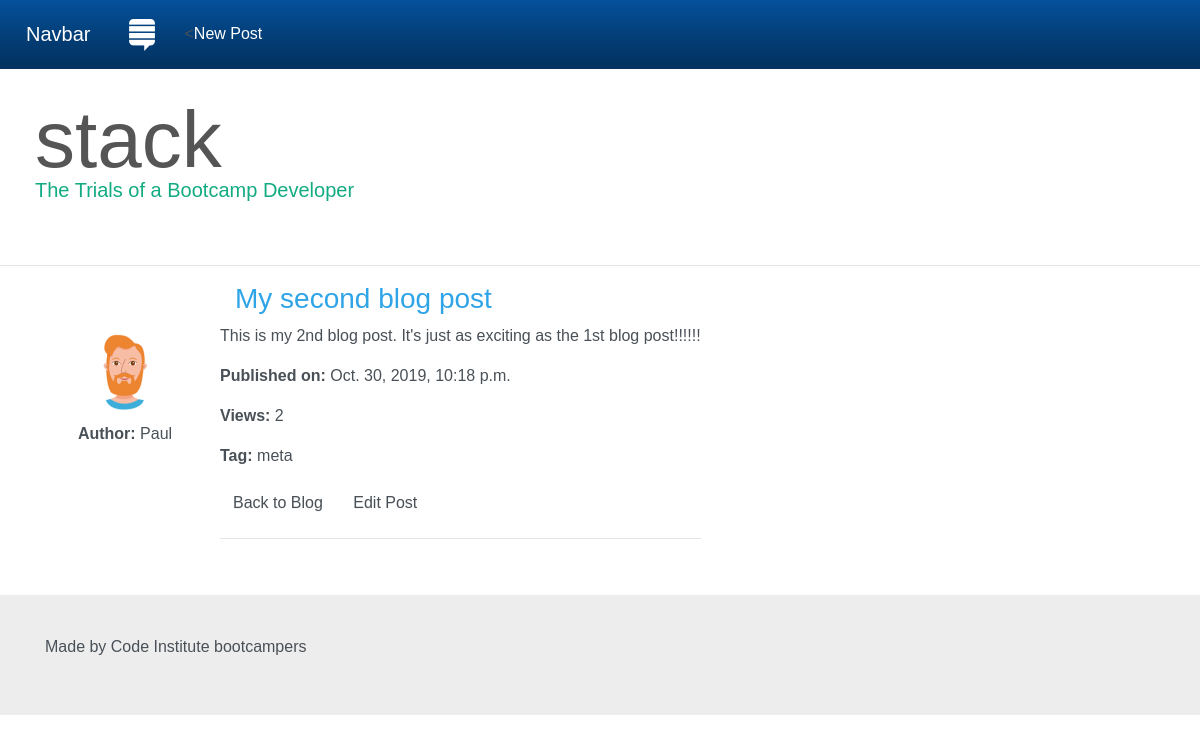
Page /posts/2/ on the committed database.
### posts/models.py (models this page shows, shortened)
class Post(models.Model):
    title = models.CharField(max_length=200)
    content = models.TextField()
    created_date = models.DateTimeField(auto_now_add=True)
    published_date = models.DateTimeField(blank=True, null=True, default=timezone.now)
    views = models.IntegerField(default=0)
    tag = models.CharField(max_length=30, blank=True, null=True)
    image = models.ImageField(upload_to="img", blank=True, null=True)

### posts/views.py (the view)
# urls.py: url(r'^(?P<pk>\d+)/$', post_detail, name='post_detail'),
def post_detail(request, pk):
    post = get_object_or_404(Post, pk=pk)
    post.views += 1
    post.save()
    return render(request, "postdetail.html", {'post': post})

### posts/templates/postdetail.html (shortened to what this page needs)
{% extends "base.html" %}
{% block content %}
    <div class="row">
        <div class="col-md-2 col-sm-3 text-center">
            <a class="story-img" href="#">
                <img src="/media/img/profile.jpg" class="img-circle">
            </a>
            <p><span class="boldtext">Author:</span> Paul</p>
        </div>
        <div class="col-sm-10 col-md-9">
            <h3>{{ post.title }}</h3>
            <div class="row">
                <div class="col-xs-9">
                    <p>{{ post.content }}</p>
                    <p><span class="boldtext">Published on:</span> {{ post.published_date }} </p>
                    <p><span class="boldtext">Views:</span> {{post.views}}</p>
                    <p><span class="boldtext">Tag:</span> {{ post.tag }}</p>
                    <a href="{% url 'get_posts' %}" class="btn btn-default">Back to Blog</a>
                    <a href="{% url 'edit_post' post.id %}" class="btn btn-default">Edit Post</a>
                    <hr>
                </div>
            </div>
        </div>
    </div>
{% endblock %}

### static/css/custom.css (style rules this page uses)
body { font-family: Arial; padding-top: 50px; }
.story-img { margin-top: 25%; display: block; }
a, a:hover { color: #223344; text-decoration: none; }
.img-circle { width:100px; height: 100px; }
.boldtext { font-weight: bold; }

### rows in the picture
Post: title "My second blog post", content "This is my 2nd blog post. It's just as exciting as the 1st blog post!!!!!!", published_date "Oct. 30, 2019, 10:18 p.m.", views "2", tag "meta"
